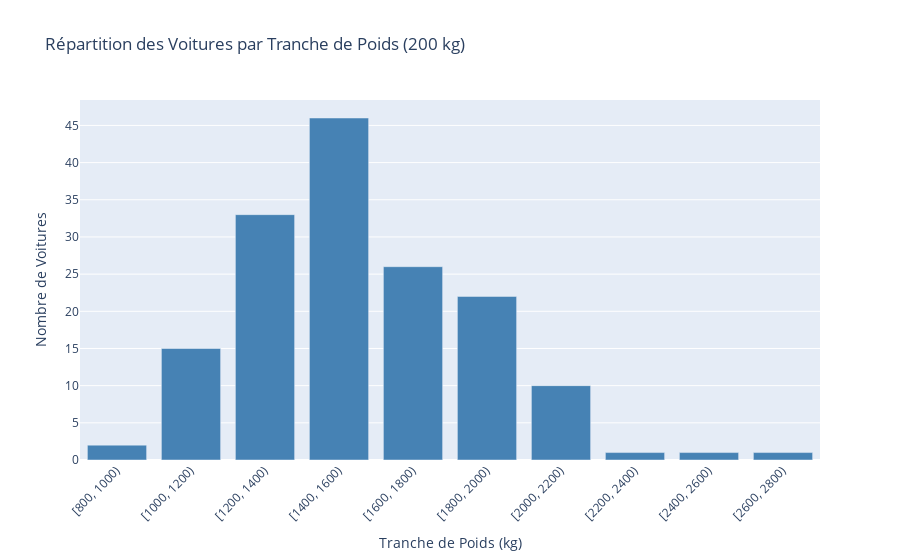

This figure's notebook cell:
### Code cell
# Graphique du nombre de voitures par tranche de poids (200 kg)

# Déterminer le poids minimal et maximal
poids_min = int(df['Poids (kg)'].min())
poids_max = int(df['Poids (kg)'].max())

# Arrondir le poids min au multiple de 200 inférieur
poids_min_arrondi = (poids_min // 200) * 200

# Créer des tranches de poids de 200 kg
bins_poids = list(range(poids_min_arrondi, poids_max + 201, 200))

# Créer la colonne avec les tranches de poids
df['Tranche_Poids'] = pd.cut(df['Poids (kg)'], bins=bins_poids, right=False)

# Compter les voitures par tranche de poids
weight_counts = df['Tranche_Poids'].value_counts().sort_index().reset_index()
weight_counts.columns = ['Tranche_Poids', 'count']
weight_counts['Tranche_Poids'] = weight_counts['Tranche_Poids'].astype(str)

fig_weight = px.bar(
    weight_counts,
    x='Tranche_Poids',
    y='count',
    title='Répartition des Voitures par Tranche de Poids (200 kg)',
    labels={'Tranche_Poids': 'Tranche de Poids (kg)', 'count': 'Nombre de Voitures'}
)
fig_weight.update_traces(marker_color='steelblue')
fig_weight.update_layout(showlegend=False, xaxis_tickangle=-45)
fig_weight.show()

### Figure 1 — Plotly figure (JSON) as saved in the notebook; plotly's stock layout.template omitted (floating-point values rounded to 4 significant figures)
{"data": [{"hovertemplate": "Tranche de Poids (kg)=%{x}<br>Nombre de Voitures=%{y}<extra></extra>", "legendgroup": "", "marker": {"color": "steelblue", "pattern": {"shape": ""}}, "name": "", "orientation": "v", "showlegend": false, "textposition": "auto", "type": "bar", "x": ["[800, 1000)", "[1000, 1200)", "[1200, 1400)", "[1400, 1600)", "[1600, 1800)", "[1800, 2000)", "[2000, 2200)", "[2200, 2400)", "[2400, 2600)", "[2600, 2800)"], "xaxis": "x", "y": [2, 15, 33, 46, 26, 22, 10, 1, 1, 1], "yaxis": "y"}], "layout": {"barmode": "relative", "legend": {"tracegroupgap": 0}, "showlegend": false, "title": {"text": "Répartition des Voitures par Tranche de Poids (200 kg)"}, "xaxis": {"anchor": "y", "domain": [0, 1], "tickangle": -45, "title": {"text": "Tranche de Poids (kg)"}}, "yaxis": {"anchor": "x", "domain": [0, 1], "title": {"text": "Nombre de Voitures"}}}}
